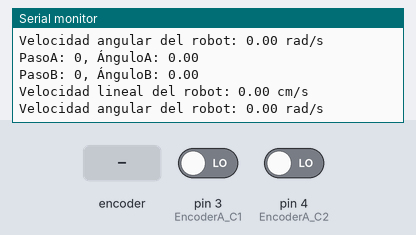
Bench run of a sketch on a simulated Arduino Uno, built with avr-gcc and run on an emulated ATmega328P. Shown: the last lines printed to the serial monitor. The test bench sets the inputs (shaded band); at power-on: pin 3 (EncoderA_C1) LOW, pin 4 (EncoderA_C2) LOW.

Above: at 1.2 s.
1.3 s: rotary encoder on pin 3 (EncoderA_C1) / pin 18 (EncoderB_C1) turned 1 step (first pin leading)
At 1.46 s:
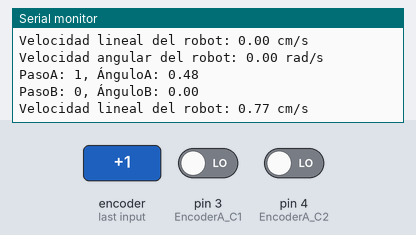
3.0 s: rotary encoder on pin 3 (EncoderA_C1) / pin 18 (EncoderB_C1) turned 1 step (first pin leading)
At 3.35 s:
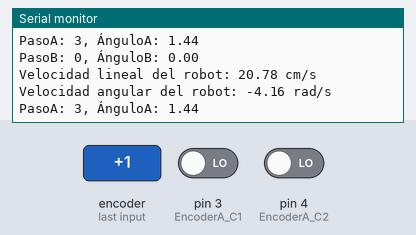
Timing chart, 0 to 6.0 s (numbered marks = the images above; inputs shaded):
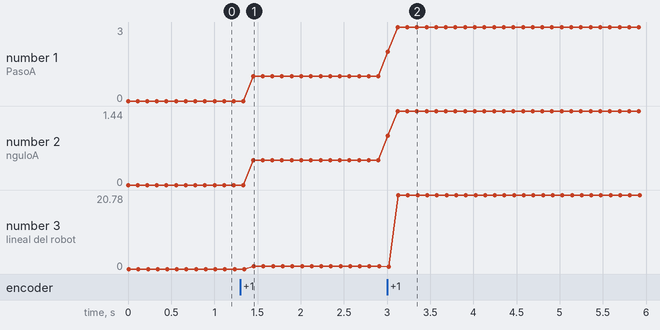

The sketch:

VELOCIDAD_ANGULAR.ino
```cpp
// Motor de CD con motorreductor, caja de engranes metálicos y encoder cuadratura. Torque de 5.2 kg.cm a 110 rpm.
// Autor: Ing. Josep Ramon Vidal. Joober Tecnologies. https://joober.page.link/joober

const byte EncoderA_C1 = 3; // Cable amarillo pin 3 digital
const byte EncoderA_C2 = 4; // Cable verde al pin 4 digital

const byte EncoderB_C1 = 18; // Cable amarillo pin 18 digital
const byte EncoderB_C2 = 17; // Cable verde al pin 17 digital

byte EncoderA_C1Last;
int pasoA;
boolean direccionA;
int pasoAnteriorA;

byte EncoderB_C1Last;
int pasoB;
boolean direccionB;
int pasoAnteriorB;

float diametro = 5.0;  // Supongamos un diámetro de 5 cm (ajustar según tus especificaciones)
float anchoEje = 10.0;  // Ancho del eje del robot en cm
float distanciaCentro = 10.0;  // Distancia entre el eje de las ruedas y el centro del robot en cm
float velocidadLinealA = 0.0;   // Velocidad lineal de la rueda A en cm/s
float velocidadLinealB = 0.0;   // Velocidad lineal de la rueda B en cm/s
float velocidadLinealRobot = 0.0;  // Velocidad lineal del robot en cm/s
float velocidadAngularRobot = 0.0;  // Velocidad angular del robot en rad/s

unsigned long tiempoAnteriorA = 0;  // Tiempo anterior de la lectura del encoder A
unsigned long tiempoAnteriorB = 0;  // Tiempo anterior de la lectura del encoder B

void setup() {
  Serial.begin(57600);

  pinMode(EncoderA_C2, INPUT);
  pinMode(EncoderB_C2, INPUT);

  attachInterrupt(digitalPinToInterrupt(EncoderA_C1), calculapulsoA, CHANGE);
  attachInterrupt(digitalPinToInterrupt(EncoderB_C1), calculapulsoB, CHANGE);
}

void loop() {
  Serial.print("PasoA: ");
  Serial.print(pasoA);
  Serial.print(", ");
  Serial.print("ÁnguloA: ");
  Serial.println(pasoA * 0.481283422459893);  // Convertir pasos a grados

  Serial.print("PasoB: ");
  Serial.print(pasoB);
  Serial.print(", ");
  Serial.print("ÁnguloB: ");
  Serial.println(pasoB * 0.481283422459893);  // Convertir pasos a grados

  // Imprimir velocidad lineal y angular del robot diferencial
  Serial.print("Velocidad lineal del robot: ");
  Serial.print(velocidadLinealRobot);
  Serial.println(" cm/s");

  Serial.print("Velocidad angular del robot: ");
  Serial.print(velocidadAngularRobot);
  Serial.println(" rad/s");

  delay(100);  // Retardo para reducir la frecuencia de salida por serial
}

void calculapulsoA() {
  int LstateA = digitalRead(EncoderA_C1);
  if ((EncoderA_C1Last == LOW) && LstateA == HIGH) {
    int valA = digitalRead(EncoderA_C2);
    if (valA == LOW && direccionA) {
      direccionA = false; // Atrás
    } else if (valA == HIGH && !direccionA) {
      direccionA = true;  // Adelante
    }
  }
  EncoderA_C1Last = LstateA;

  if (!direccionA) {
    pasoA++;
  } else {
    pasoA--;
  }

  unsigned long tiempoActual = millis();
  unsigned long intervaloA = tiempoActual - tiempoAnteriorA;
  tiempoAnteriorA = tiempoActual;

  velocidadLinealA = (float)(pasoA - pasoAnteriorA) / intervaloA * 1000.0 / 0.481283422459893;
  pasoAnteriorA = pasoA;

  // Calcular velocidad lineal del robot (rueda A)
  velocidadLinealRobot = (velocidadLinealA + velocidadLinealB) / 2.0;  // Promedio de las velocidades lineales
  velocidadAngularRobot = (velocidadLinealB - velocidadLinealA) / distanciaCentro;  // Calcular velocidad angular del robot

  String VelocidadLinealDato = String(velocidadLinealRobot);
  String VelocidadAngularDato = String(velocidadAngularRobot);
}

void calculapulsoB() {
  int LstateB = digitalRead(EncoderB_C1);
  if ((EncoderB_C1Last == LOW) && LstateB == HIGH) {
    int valB = digitalRead(EncoderB_C2);
    if (valB == LOW && direccionB) {
      direccionB = false; // Atrás
    } else if (valB == HIGH && !direccionB) {
      direccionB = true;  // Adelante
    }
  }
  EncoderB_C1Last = LstateB;

  if (!direccionB) {
    pasoB++;
  } else {
    pasoB--;
  }

  unsigned long tiempoActual = millis();
  unsigned long intervaloB = tiempoActual - tiempoAnteriorB;
  tiempoAnteriorB = tiempoActual;

  velocidadLinealB = (float)(pasoB - pasoAnteriorB) / intervaloB * 1000.0 / 0.481283422459893;
  pasoAnteriorB = pasoB;

  // Calcular velocidad lineal del robot (rueda B)
  velocidadLinealRobot = (velocidadLinealA + velocidadLinealB) / 2.0;  // Promedio de las velocidades lineales
  velocidadAngularRobot = (velocidadLinealB - velocidadLinealA) / distanciaCentro;  // Calcular velocidad angular del robot
  String VelocidadLinealDato = String(velocidadLinealRobot);
  String VelocidadAngularDato = String(velocidadAngularRobot);

}
```

Measured:
- after the input at 1.3 s, the serial monitor: prints a new line after 0.15 s (image 1)
- after the input at 3.0 s, the serial monitor: prints a new line at once (image 2)
- plotted number 1: 0 → 1 after the input at 1.3 s, 1 → 3 after the input at 3.0 s
- plotted number 2: 0 → 0.48 after the input at 1.3 s, 0.48 → 1.44 after the input at 3.0 s
- plotted number 3: 0 → 0.77 after the input at 1.3 s, 0.77 → 20.78 after the input at 3.0 s
